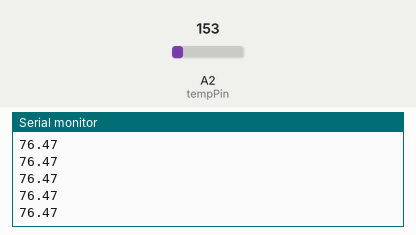
The sketch below on a simulated Arduino Uno, built with avr-gcc and run on an emulated ATmega328P. Parts: the last lines printed to the serial monitor. The test bench sets the inputs (shaded band); at power-on: A2 (tempPin) = 153.

Above: at 1.2 s.
1.3 s: A2 (tempPin) set to 165
At 1.31 s:
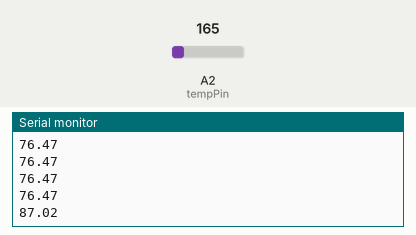
2.8 s: A2 (tempPin) set to 175
At 2.82 s:
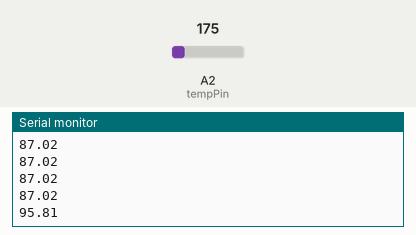
Timing chart, 0 to 5.8 s (numbered marks = the images above; inputs shaded):
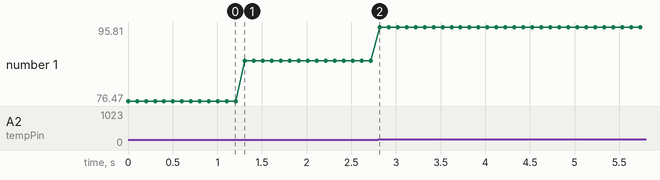

Measured:
- after the input at 1.3 s, the serial monitor: prints a new line at once (image 1)
- after the input at 2.8 s, the serial monitor: prints a new line at once (image 2)
- plotted number 1: 76.47 → 87.02 after the input at 1.3 s, 87.02 → 95.81 after the input at 2.8 s

The sketch:

Temp_Sensor_Arduino_1.ino
```cpp
//----------------------Arduino code-------------------------

//Temp Sensor
//UPLOAD TO PORT 2!!!!

int message = 0;     //  This will hold one byte of the serial message
int tempPin = A2;
int tempData = 0;
int redLEDPin = 11; //  What pin is the red LED connected to
int redLED = 0;     //  The value/brightness of the LED, can be 0-255


void setup() {
  Serial.begin(9600);  //set serial to 9600 baud rate
  pinMode(tempPin, INPUT);
}

void loop(){
    //Serial.println(tempPin);
    //tempData = analogRead(tempPin);
    //Serial.println(tempData);
    //delay(100);

tempData = analogRead(tempPin);
  float voltage = tempData * 5.0;
  voltage /= 1024.0;
  float temperatureC = (voltage - 0.5) * 100 ;
  float temperatureF = temperatureC*9/5 + 32 ;
  Serial.println(temperatureF);
  delay(100);


    //if (Serial.available() > 0) { //  Check if there is a new message
      //redLED = Serial.read();    //  Put the serial input into the message

   //if (message == 'R'){  //  If a capitol R is received...
     //redLED = 255;       //  Set redLED to 255 (on)
     //Serial.println('lit');
   //}
   //if (message == 'r'){  //  If a lowercase r is received...
     //redLED = 0;         //  Set redLED to 0 (off)
     //Serial.println('not lit');
   //}

   //analogWrite(redLEDPin, redLED);  //  Write an analog value between 0-255
   //delay(10000);


 //analogWrite(redLEDPin, redLED);  //  Write an analog value between 0-255
}

//----------------------------end Arduino code--------------------------------
```
